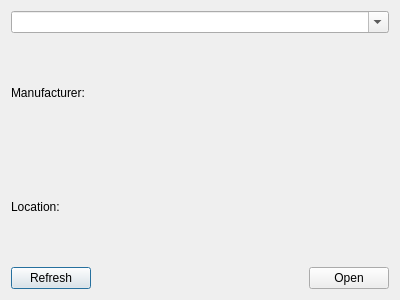
<?xml version="1.0" encoding="UTF-8"?>
<ui version="4.0">
 <class>PortChooser</class>
 <widget class="QDialog" name="PortChooser">
  <property name="geometry">
   <rect>
    <x>0</x>
    <y>0</y>
    <width>400</width>
    <height>300</height>
   </rect>
  </property>
  <property name="windowTitle">
   <string>Serial Port Selection</string>
  </property>
  <layout class="QVBoxLayout" name="verticalLayout_2">
   <item>
    <layout class="QVBoxLayout" name="verticalLayout">
     <item>
      <widget class="QComboBox" name="thePortName">
       <property name="editable">
        <bool>true</bool>
       </property>
      </widget>
     </item>
     <item>
      <widget class="QLabel" name="theMfgLabel">
       <property name="text">
        <string>Manufacturer:</string>
       </property>
      </widget>
     </item>
     <item>
      <widget class="QLabel" name="theLocation">
       <property name="text">
        <string>Location:</string>
       </property>
      </widget>
     </item>
     <item>
      <layout class="QHBoxLayout" name="horizontalLayout">
       <item>
        <widget class="QPushButton" name="theRefreshButton">
         <property name="text">
          <string>Refresh</string>
         </property>
        </widget>
       </item>
       <item>
        <spacer name="horizontalSpacer">
         <property name="orientation">
          <enum>Qt::Horizontal</enum>
         </property>
         <property name="sizeHint" stdset="0">
          <size>
           <width>40</width>
           <height>20</height>
          </size>
         </property>
        </spacer>
       </item>
       <item>
        <widget class="QPushButton" name="theOpenButton">
         <property name="text">
          <string>Open</string>
         </property>
        </widget>
       </item>
      </layout>
     </item>
    </layout>
   </item>
  </layout>
 </widget>
 <layoutdefault spacing="6" margin="11"/>
 <resources/>
 <connections/>
</ui>
